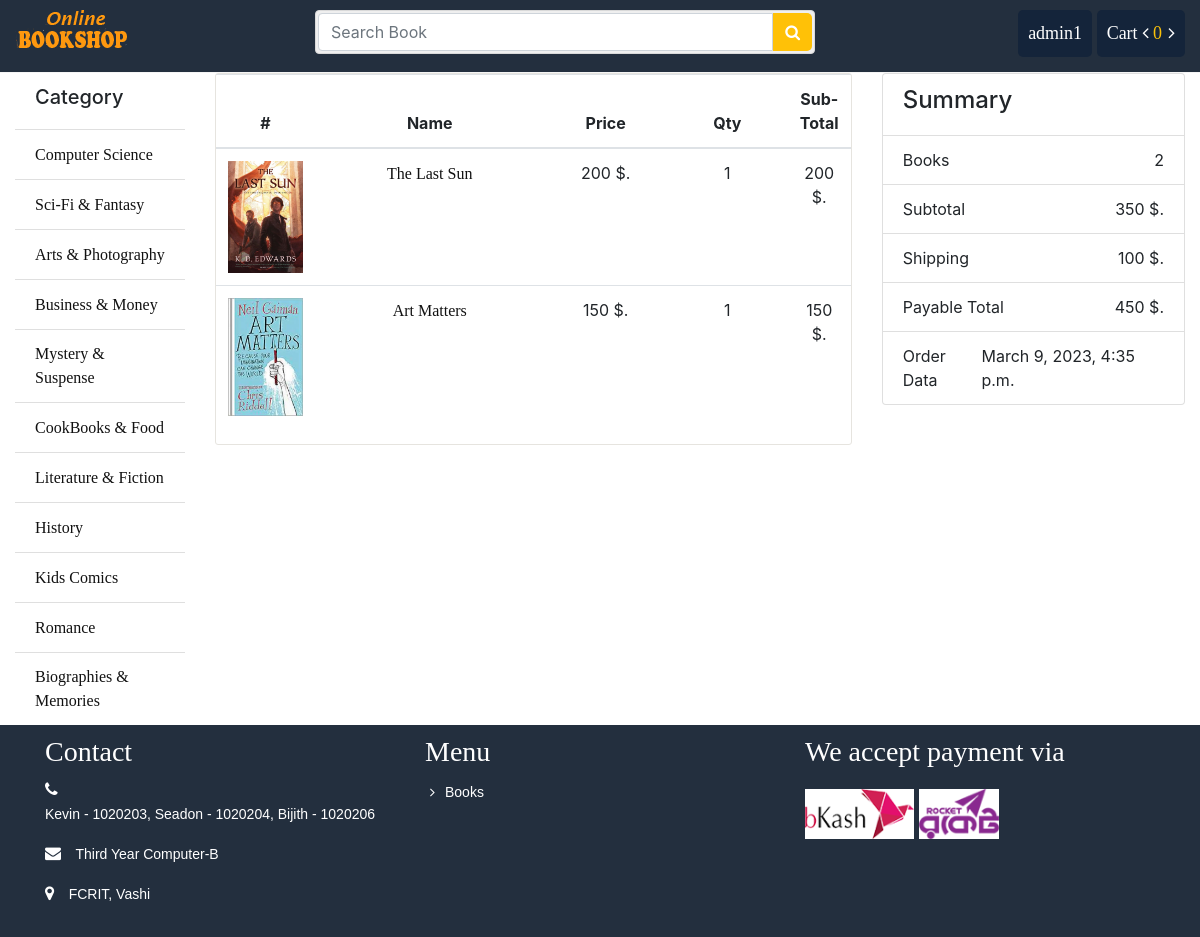
The page /order/10 (signed in) on the database its author committed.
### store/models.py (models this page shows, shortened)
class Category(models.Model):
	name = models.CharField(max_length = 100)
	slug = models.SlugField(max_length = 150, unique=True ,db_index=True)
	icon = models.FileField(upload_to = "category/")
	create_at = models.DateTimeField(auto_now_add = True)
	updated_at = models.DateTimeField(auto_now_add = True)

class Book(models.Model):
	writer = models.ForeignKey(Writer, on_delete = models.CASCADE)
	category = models.ForeignKey(Category, on_delete = models.CASCADE)
	name = models.CharField(max_length = 100)
	slug = models.SlugField(max_length=100, db_index=True)
	price = models.IntegerField()
	stock = models.IntegerField()
	coverpage = models.FileField(upload_to = "coverpage/")
	bookpage = models.FileField(upload_to = "bookpage/")
	created = models.DateTimeField(auto_now_add=True)
	updated = models.DateTimeField(auto_now=True)
	totalreview = models.IntegerField(default=1)
	totalrating = models.IntegerField(default=5)
	status = models.IntegerField(default=0)
	description = models.TextField()

### order/models.py (models this page shows, shortened)
class OrderItem(models.Model):
    order = models.ForeignKey(Order, on_delete=models.CASCADE)
    book = models.ForeignKey(Book, on_delete=models.CASCADE)
    price = models.DecimalField(max_digits=10, decimal_places=2)
    quantity = models.PositiveIntegerField(default=1)

class Order(models.Model):
	id = models.BigAutoField(primary_key=True)
	customer = models.ForeignKey(User, on_delete = models.CASCADE)
	name = models.CharField(max_length=30)
	email = models.EmailField()
	phone = models.CharField(max_length=16)
	address = models.CharField(max_length=150)
	division = models.CharField(max_length=20)
	district = models.CharField(max_length=30)
	zip_code = models.CharField(max_length=30)
	payment_method = models.CharField(max_length = 20)
	account_no = models.CharField(max_length = 20)
	transaction_id = models.IntegerField()
	payable = models.IntegerField()
	totalbook = models.IntegerField()
	created = models.DateTimeField(auto_now_add=True)
	updated = models.DateTimeField(auto_now=True)
	paid = models.BooleanField(default=False)
	class Meta:
		ordering = ('-created', )

### order/views.py (the view)
# urls.py: path('<int:id>', views.order_details, name="order_details"),
def order_details(request, id):
	order_summary = get_object_or_404(Order, id=id)
	if order_summary.customer_id != request.user.id:
		return redirect('store:index')
	orderedItem = OrderItem.objects.filter(order_id=id)
	context = {
		"o_summary": order_summary,
		"o_item": orderedItem
	}
	return render(request, 'order/details.html', context)

### cart/cart.py (called while the page is built)
    def __len__(self):
        return sum(item['quantity'] for item in self.cart.values())

### store/context_processors.py (called while the page is built)
def sidebar(request):
	categories = Category.objects.all()
	context = {
		"cat":categories
	}
	return context

def cart(request):
	cart = Cart(request)
	context = {
		"cart": cart
	}
	return context

### store/templatetags/customfunction.py (called while the page is built)
@register.filter(name='subtotal')
def subtotal(value, args):
	return value*args

### order/templates/order/details.html
{% extends 'store/base.html' %}
{% load static %}
{% load customfunction %}
{% block container %}
			<div class="row">
				<div class="col-sm-8">
					<div class="cart_info">
					    <table class="table table-hover">
					        <thead class="text-center">
					            <tr>
					                <th scope="col">#</th>
					                <th scope="col" style="width: 250px">Name</th>
					                <th scope="col">Price</th>
					                <th scope="col" >Qty</th>
					                <th scope="col"> Sub-Total</th>
					            </tr>
					        </thead>
					        <tbody class="text-center">
					        	{% for item in o_item %}
					            <tr>
					                <td class="cart_coverpage"><a href=""><img src="{{ item.book.coverpage.url}}"></a></td>
					                <td><a href="{% url 'store:book' id=item.book.id %}">{{ item.book.name }}</a></td>
					                <td class="cart_quantity">{{ item.book.price }} $.</td>
					                <td class="cart_quantity">{{ item.quantity }}</td>
					                <td>{{ item.book.price|subtotal:item.quantity }} $.</td>
					            </tr>
					            {% endfor %}
					        </tbody>
					    </table>
					</div>
				</div>
				<div class="col-sm-4">
					<ul class="list-group">
						<li class="list-group-item d-flex justify-content-between align-items-center"><h4>Summary</h4></li>
						<li class="list-group-item d-flex justify-content-between align-items-center">Books<span>{{ o_summary.totalbook }}</span></li>
						<li class="list-group-item d-flex justify-content-between align-items-center">Subtotal<span>{{ o_summary.payable }} $.</span></li>
						<li class="list-group-item d-flex justify-content-between align-items-center">Shipping<span>{{ 100 }} $.</span></li>
						<li class="list-group-item d-flex justify-content-between align-items-center">Payable Total<span>{{ o_summary.payable|add:100 }} $.</span></li>
						<li class="list-group-item d-flex justify-content-between align-items-center">Order Data<span>{{ o_summary.created }}</span></li>
					</ul>
				</div>
			</div>
		{% endblock %}

### store/templates/store/bin/header.html (shortened to what this page needs)
{% load static %}
<div class="header-top">
	<div class="container-fluid">
		<div class="row">
			<div class="col-sm-3">
				<div class="pull-left">
					<a href="{% url 'store:index' %}"><img src="{% static 'images/logo/logo.png' %}" alt="" /></a>
				</div>
			</div>
			<div class="col-sm-5">
				<form action="{% url 'search:search' %}" method="GET">
					<div class="input-group search_box">
						<input type="text" class="form-control" placeholder="Search Book" name="q" value="{{search}}">
						<button class="btn btn-primary" type="submit"><i class="fa fa-search"></i></button>
					</div>
				</form>
			</div>
			<div class="col-sm-4">
				<div class="pull-right">
					<ul class="navbar-nav">
						{% if request.user.is_authenticated %}
					    <li class="dropdown profile"><a href="#">{{ request.user.username }}</a>
					    </li>
					    <li class="cart">
					    	<a href="{% url 'cart:cart_details' %}">Cart <i class="fa fa-angle-left"></i>
					    		<span class="totalcart" id="gettotalcart"> {{ cart|length }} </span>
					    		<i class="fa fa-angle-right"></i>
					    	</a>
					    </li>
					    {% endif %}
					</ul>
				</div>
			</div>
		</div>
	</div>
</div>

### store/templates/store/bin/sidebar.html
			<ul class="list-group list-group-flush">
				<li class="list-group-item"><h5>Category</h5></li>
				{% for p in cat %}
				<li class="list-group-item"><a href="{% url 'store:category' id=p.id %}">{{p.name}}</a></li>
				{% endfor %}
			</ul>

### store/static/css/style.css (style rules this page uses)
.header-top { border-bottom: 1px solid #f5f5f5; padding-top: 10px; padding-bottom: 15px; background: none repeat scroll 0 0 #232f3e; }
.search_box { padding: 2px; background-color: #efefef; border: 1px solid #d9d9d9; border-radius: 4px; position:absolute; width:100%; }
.search_box .btn.btn-primary { background:#ffc107 !important; border-color: #ffc107; border: 0 none; border-radius: 0; margin-top: 0; border-radius: 0 5px 5px 0 ; }
.navbar-nav { display: block; }
.navbar-nav li { display: inline-block; }
.navbar-nav li a { color: #fff; font-size: 18px; text-decoration: none; }
.cart, .profile { background: #14243a; padding: 10px; border-radius: 5px; }
.totalcart { color: #fac10a; margin-right:2px; }
.titleheader > h3, a { font-family: "Times New Roman", Times, serif; display: inline-block; }
ul li { list-style: none; }
.list-group li a { color: #111; }
td a { color: #111!important; }
.cart_info { border: 1px solid #E6E4DF; border-radius: 3px; margin-bottom: 20px; }
.cart_coverpage a img { max-width:75px; }
.cart_quantity { width: 130px; }

### rows shown on the page
Category: name "Computer Science"
Category: name "Sci-Fi & Fantasy"
Category: name "Arts & Photography"
Category: name "Business & Money"
Category: name "Mystery & Suspense"
Category: name "CookBooks & Food"
Category: name "Literature & Fiction"
Category: name "History"
Category: name "Kids Comics"
Category: name "Romance"
Category: name "Biographies & Memories"
OrderItem: book.coverpage (picture), book.name "The Last Sun", book.price "200", quantity "1", book.price|subtotal "200"
OrderItem: book.coverpage (picture), book.name "Art Matters", book.price "150", quantity "1", book.price|subtotal "150"
Order: totalbook "2", payable "350", payable|add "450", created "March 9, 2023, 4:35 p.m."

### other values the page prints
{{ request.user.username }} "admin1"
{{ cart|length }} "0"
{{ 100 }} "100"
